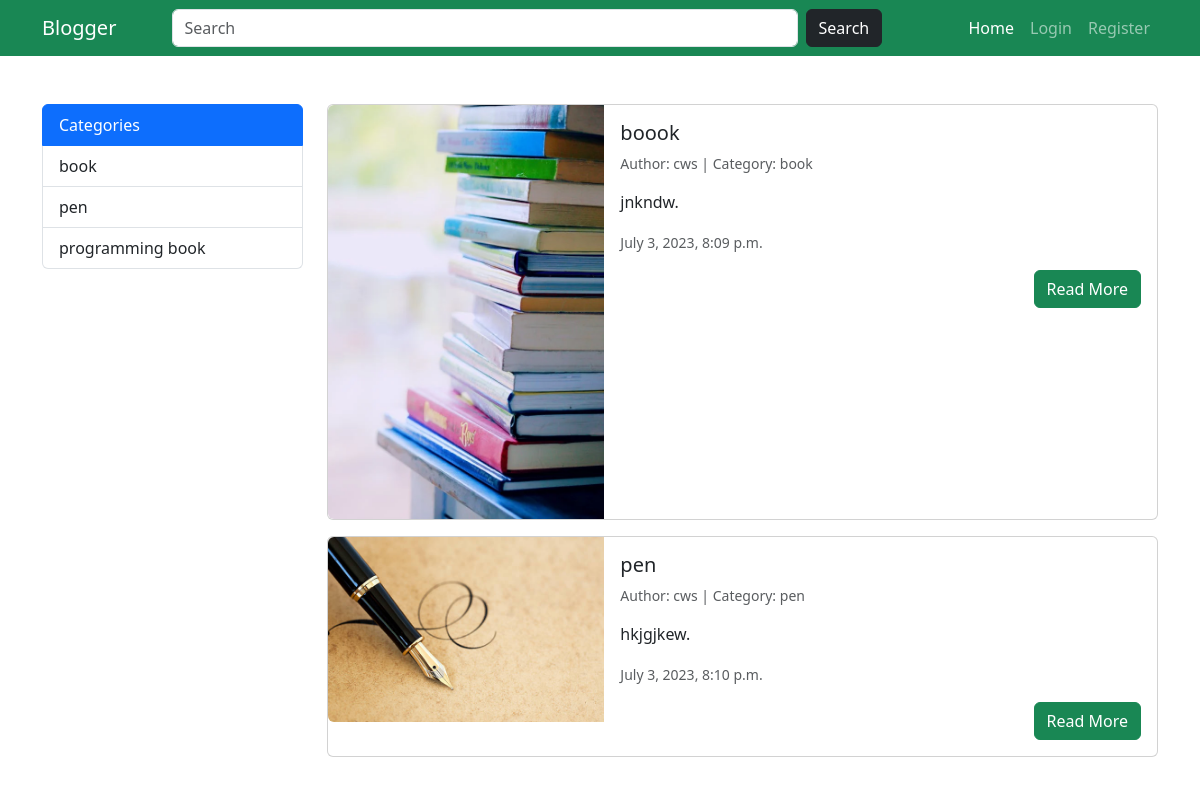
The page / on the database its author committed.
### cms/models.py (models this page shows, shortened)
class Category(models.Model):
    cat_title = models.CharField(max_length=200,unique=True)
    def __str__(self):
        return self.cat_title

class Post(models.Model):
    title = models.CharField(max_length=200,unique=True)
    category = models.ForeignKey(Category,on_delete=models.CASCADE)
    author = models.ForeignKey(User, on_delete=models.CASCADE)
    date = models.DateTimeField(auto_now=True)
    content = models.TextField()
    image = models.ImageField(upload_to="post/")
    slug = models.CharField(max_length=200, unique=True)

### cms/views.py (the view)
# urls.py: path("",home, name="home"),
def home(r):
    data = {
        "category":Category.objects.all(),
        "posts" : Post.objects.all()
    }
    return render(r, "home.html",data)

### templates/home.html (shortened to what this page needs)
{% extends 'base.html' %}
{% block content %}
    <div class="container mt-5">
        <div class="row">
            <div class="col-3">
                <div class="list-group">
                    <a href="" class="list-group-item list-group-item-action active">Categories</a>
                    {% for cat in category %}
                        <a href="{% url 'filterCategory' cat.id %}" class="list-group-item list-group-item-action">{{ cat.cat_title }}</a>
                    {% endfor %}
                </div>
            </div>
            <div class="col-9">
                {% if posts %}
                {% for post in posts %}
                <div class="card mb-3">
                    <div class="row g-0">
                      <div class="col-md-4">
                        <img src="{{ post.image.url }}" class="img-fluid rounded-start" alt="...">
                      </div>
                      <div class="col-md-8">
                        <div class="card-body">
                          <h5 class="card-title">{{ post.title }}</h5>
                          <p class="text-muted small ">Author: {{ post.author }} | Category: {{ post.category }}</p>
                          <p class="card-text">{{ post.content }}.</p>
                          <p class="card-text"><small class="text-body-secondary">{{ post.date }}</small></p>
                          <div class="d-flex justify-content-end">
                                <a href="{% url 'viewNews' post.slug %}" class="btn btn-success">Read More</a>
                          </div>
                        </div>
                      </div>
                    </div>
                  </div>
                {% endfor %}
                {% else%}
                  <h1>Not Found</h1>
                {% endif %}
            </div>
        </div>
    </div>
{% endblock content %}

### templates/base.html (shortened to what this page needs)
<!DOCTYPE html>
<html lang="en">
<head>
    <link href="https://cdn.jsdelivr.net/npm/bootstrap@5.3.0/dist/css/bootstrap.min.css" rel="stylesheet">
</head>
<body>
    <nav class="navbar navbar-expand-lg bg-success navbar-dark">
        <div class="container d-flex">
          <div class="collapse navbar-collapse" id="navbarTogglerDemo01">
            <a class="navbar-brand" href="#">Blogger</a>
            <form class="d-flex mx-auto" role="search" action="{% url 'search' %}">
                <input class="form-control me-2" type="search" name="search" placeholder="Search" size="60" aria-label="Search">
                <button class="btn btn-dark" type="submit">Search</button>
              </form>
                <ul class="navbar-nav ms-auto mb-2 mb-lg-0">
              <li class="nav-item">
                <a class="nav-link active" aria-current="page" href="{% url 'home' %}">Home</a>
              </li>
             {% if user.is_authenticated %}
             <li class="nav-item">
                <a class="nav-link" href="{% url 'insertNews' %}">Insert</a>
              </li>
              <li class="nav-item">
                <a class="nav-link" href="{% url 'signOut' %}">Logout</a>
              </li>
            {% else %}
             <li class="nav-item">
                <a class="nav-link" href="{% url 'signIn' %}">Login</a>
              </li>
              <li class="nav-item">
                <a class="nav-link" href="{% url 'signUp' %}">Register</a>
              </li>
             {% endif %}
            </ul>
          </div>
        </div>
      </nav>
      {% block content %}{% endblock content %}
</body>
</html>

### rows shown on the page
Category: cat_title "book"
Category: cat_title "pen"
Category: cat_title "programming book"
Post: image (picture), title "boook", author "cws", category "book", content "jnkndw", date "July 3, 2023, 8:09 p.m."
Post: image (picture), title "pen", author "cws", category "pen", content "hkjgjkew", date "July 3, 2023, 8:10 p.m."
